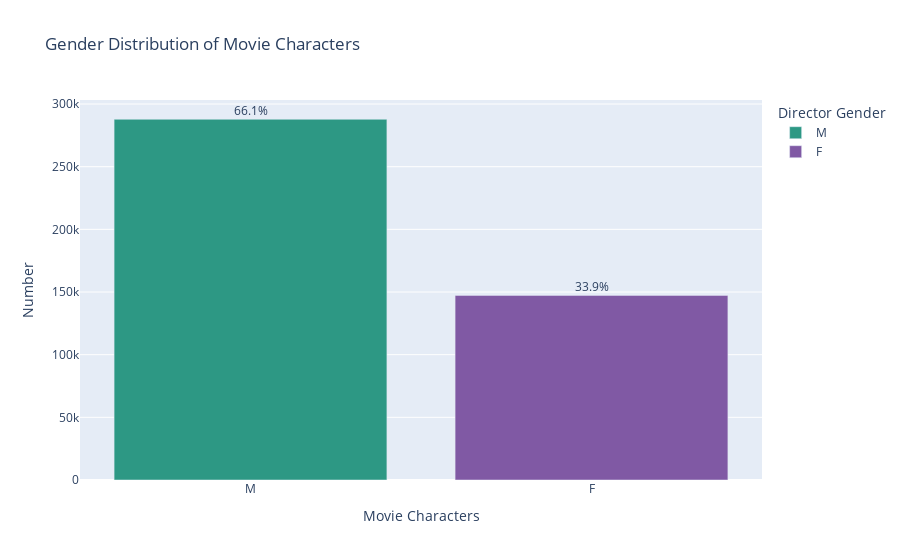

This figure's notebook cell:
### Markdown cell above
### 1) Overview

### Code cell
# plot the distribution of genders amongst movie characters
plot_gender_distribution(movies_complete_df, 'actor_genders')

### Figure 1 — Plotly figure (JSON) as saved in the notebook; plotly's stock layout.template omitted (floating-point values rounded to 4 significant figures)
{"data": [{"alignmentgroup": "True", "hovertemplate": "Gender: %{x}<br>Number : %{y}<br>", "legendgroup": "M", "marker": {"color": "#2D9884", "pattern": {"shape": ""}}, "name": "M", "offsetgroup": "M", "orientation": "v", "showlegend": true, "textposition": "auto", "type": "bar", "x": ["M"], "xaxis": "x", "y": [287838], "yaxis": "y"}, {"alignmentgroup": "True", "hovertemplate": "Gender: %{x}<br>Number : %{y}<br>", "legendgroup": "F", "marker": {"color": "#8059A4", "pattern": {"shape": ""}}, "name": "F", "offsetgroup": "F", "orientation": "v", "showlegend": true, "textposition": "auto", "type": "bar", "x": ["F"], "xaxis": "x", "y": [147314], "yaxis": "y"}], "layout": {"annotations": [{"align": "center", "font": {"size": 12}, "showarrow": false, "text": "66.1%", "valign": "bottom", "x": 0, "y": 294838}, {"align": "center", "font": {"size": 12}, "showarrow": false, "text": "33.9%", "valign": "bottom", "x": 1, "y": 154314}], "barmode": "relative", "legend": {"title": {"text": "Director Gender"}, "tracegroupgap": 0}, "title": {"text": "Gender Distribution of Movie Characters"}, "xaxis": {"anchor": "y", "domain": [0, 1], "title": {"text": "Movie Characters"}}, "yaxis": {"anchor": "x", "domain": [0, 1], "title": {"text": "Number"}}}}
